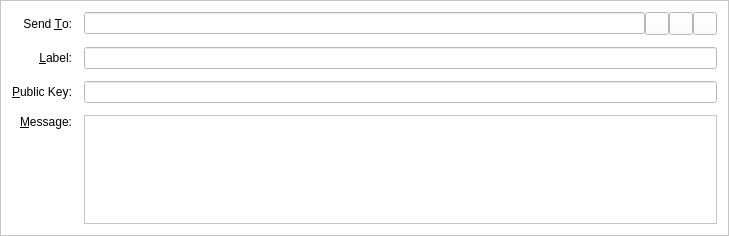
<?xml version="1.0" encoding="UTF-8"?>
<ui version="4.0">
 <class>SendMessagesEntry</class>
 <widget class="QFrame" name="SendMessagesEntry">
  <property name="geometry">
   <rect>
    <x>0</x>
    <y>0</y>
    <width>729</width>
    <height>236</height>
   </rect>
  </property>
  <property name="windowTitle">
   <string>Form</string>
  </property>
  <property name="styleSheet">
   <string notr="true">background-color: rgb(255, 255, 255);</string>
  </property>
  <property name="frameShape">
   <enum>QFrame::StyledPanel</enum>
  </property>
  <property name="frameShadow">
   <enum>QFrame::Sunken</enum>
  </property>
  <layout class="QGridLayout" name="gridLayout">
   <property name="spacing">
    <number>12</number>
   </property>
   <item row="3" column="2">
    <layout class="QHBoxLayout" name="sendToLayout">
     <property name="spacing">
      <number>0</number>
     </property>
     <item>
      <widget class="QValidatedLineEdit" name="sendTo">
       <property name="toolTip">
        <string>The address to send the payment to  (e.g. 4Zo1ga6xuKuQ7JV7M9rGDoxdbYwV5zgQJ5)</string>
       </property>
       <property name="styleSheet">
        <string notr="true">background-color: rgb(255, 255, 255);</string>
       </property>
       <property name="maxLength">
        <number>34</number>
       </property>
      </widget>
     </item>
     <item>
      <widget class="QToolButton" name="addressBookButton">
       <property name="toolTip">
        <string>Choose address from address book</string>
       </property>
       <property name="text">
        <string/>
       </property>
       <property name="icon">
        <iconset resource="../bitcoin.qrc">
         <normaloff>:/icons/address-book</normaloff>:/icons/address-book</iconset>
       </property>
       <property name="shortcut">
        <string>Alt+A</string>
       </property>
      </widget>
     </item>
     <item>
      <widget class="QToolButton" name="pasteButton">
       <property name="toolTip">
        <string>Paste address from clipboard</string>
       </property>
       <property name="text">
        <string/>
       </property>
       <property name="icon">
        <iconset resource="../bitcoin.qrc">
         <normaloff>:/icons/editpaste</normaloff>:/icons/editpaste</iconset>
       </property>
       <property name="shortcut">
        <string>Alt+P</string>
       </property>
      </widget>
     </item>
     <item>
      <widget class="QToolButton" name="deleteButton">
       <property name="toolTip">
        <string>Remove this recipient</string>
       </property>
       <property name="styleSheet">
        <string notr="true"/>
       </property>
       <property name="text">
        <string/>
       </property>
       <property name="icon">
        <iconset resource="../bitcoin.qrc">
         <normaloff>:/icons/remove</normaloff>:/icons/remove</iconset>
       </property>
      </widget>
     </item>
    </layout>
   </item>
   <item row="6" column="0">
    <widget class="QLabel" name="messageLabel">
     <property name="text">
      <string>&amp;Message:</string>
     </property>
     <property name="alignment">
      <set>Qt::AlignRight|Qt::AlignTop|Qt::AlignTrailing</set>
     </property>
     <property name="buddy">
      <cstring>messageText</cstring>
     </property>
    </widget>
   </item>
   <item row="3" column="0">
    <widget class="QLabel" name="label_2">
     <property name="text">
      <string>Send &amp;To:</string>
     </property>
     <property name="alignment">
      <set>Qt::AlignRight|Qt::AlignTrailing|Qt::AlignVCenter</set>
     </property>
     <property name="buddy">
      <cstring>sendTo</cstring>
     </property>
    </widget>
   </item>
   <item row="6" column="2">
    <widget class="QValidatedTextEdit" name="messageText">
     <property name="mouseTracking">
      <bool>true</bool>
     </property>
     <property name="focusPolicy">
      <enum>Qt::WheelFocus</enum>
     </property>
     <property name="styleSheet">
      <string notr="true">background-color: rgb(255, 255, 255);</string>
     </property>
     <property name="tabChangesFocus">
      <bool>false</bool>
     </property>
    </widget>
   </item>
   <item row="4" column="2">
    <widget class="QValidatedLineEdit" name="addAsLabel">
     <property name="enabled">
      <bool>true</bool>
     </property>
     <property name="toolTip">
      <string>Enter a label for this address to add it to your address book</string>
     </property>
     <property name="styleSheet">
      <string notr="true">background-color: rgb(255, 255, 255);</string>
     </property>
    </widget>
   </item>
   <item row="4" column="0">
    <widget class="QLabel" name="label_4">
     <property name="text">
      <string>&amp;Label:</string>
     </property>
     <property name="alignment">
      <set>Qt::AlignRight|Qt::AlignTrailing|Qt::AlignVCenter</set>
     </property>
     <property name="buddy">
      <cstring>addAsLabel</cstring>
     </property>
    </widget>
   </item>
   <item row="5" column="0">
    <widget class="QLabel" name="publicKeyLabel">
     <property name="text">
      <string>&amp;Public Key:</string>
     </property>
     <property name="buddy">
      <cstring>publicKey</cstring>
     </property>
    </widget>
   </item>
   <item row="5" column="2">
    <widget class="QValidatedLineEdit" name="publicKey">
     <property name="styleSheet">
      <string notr="true">background-color: rgb(255, 255, 255);</string>
     </property>
    </widget>
   </item>
  </layout>
 </widget>
 <customwidgets>
  <customwidget>
   <class>QValidatedLineEdit</class>
   <extends>QLineEdit</extends>
   <header>qvalidatedlineedit.h</header>
  </customwidget>
  <customwidget>
   <class>QValidatedTextEdit</class>
   <extends>QPlainTextEdit</extends>
   <header>qvalidatedtextedit.h</header>
  </customwidget>
 </customwidgets>
 <resources>
  <include location="../bitcoin.qrc"/>
 </resources>
 <connections/>
</ui>
